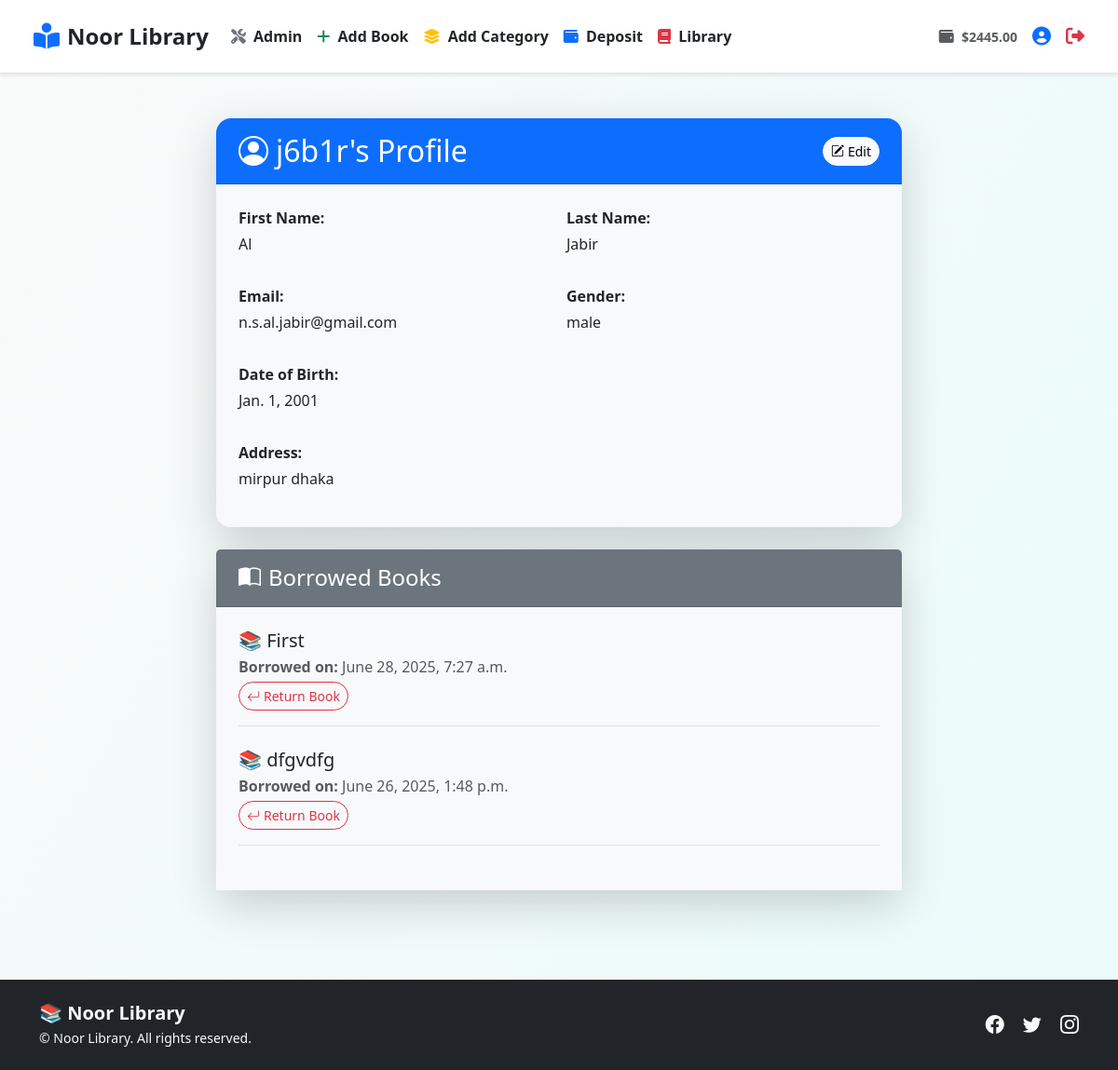
/profile/ (signed in), run on the app's committed database.
### Accounts/models.py (models this page shows, shortened)
class UserAccount(models.Model):
    user = models.OneToOneField(User, on_delete=models.CASCADE, related_name="account")
    balance = models.DecimalField(max_digits=10, decimal_places=2, default=0.00)
    gender = models.CharField(max_length=10, choices=GENDER_CHOICES)
    date_of_birth = models.DateField(null=True, blank=True)
    address = models.TextField(null=True, blank=True)

### Book/models.py (models this page shows, shortened)
class Purchase(models.Model):
    book = models.ForeignKey(
        Book, on_delete=models.CASCADE, related_name="purchases_book"
    )
    user = models.ForeignKey(
        User, on_delete=models.CASCADE, related_name="purchases_user"
    )
    purchase_date = models.DateTimeField(auto_now_add=True)

class Book(models.Model):
    title = models.CharField(max_length=200)
    author = models.CharField(max_length=100)
    pages = models.PositiveIntegerField()
    cover_image = models.ImageField(upload_to="covers/", blank=True, null=True)
    description = models.TextField(blank=True, null=True)
    price = models.DecimalField(max_digits=5, decimal_places=2)
    category = models.ForeignKey(
        Category, on_delete=models.CASCADE, related_name="books"
    )
    available_copies = models.PositiveIntegerField(default=0, blank=True, null=True)

### Accounts/views.py (the view)
# urls.py: path("profile/", UserProfileView.as_view(), name="profile"),
class UserProfileView(View):
    template_name = "accounts/profile.html"
    title = "Profile"
    def get(self, request):
        if not request.user.is_authenticated:
            return redirect("login")
        purchases = Purchase.objects.filter(user=request.user).order_by(
            "-purchase_date"
        )
        return render(
            request, self.template_name, {"user": request.user, "purchases": purchases}
        )

### Accounts/templates/accounts/profile.html (shortened to what this page needs)
{% extends "base.html" %}
{% load crispy_forms_tags %}
{% block content %}
<div class="container py-5">
  <div class="row justify-content-center">
    <div class="col-lg-8">
      <div class="card shadow-lg border-0 rounded-4 mb-4 overflow-hidden">
        <div class="card-header bg-primary text-white d-flex justify-content-between align-items-center py-3 px-4">
          <h2 class="mb-0">
            <i class="bi bi-person-circle me-2"></i>{{ user.username }}'s Profile
          </h2>
          <a href="{% url 'update_profile' %}" class="btn btn-light btn-sm rounded-pill">
            <i class="bi bi-pencil-square me-1"></i>Edit
          </a>
        </div>
        <div class="card-body bg-light p-4">
          <div class="row">
            <div class="col-md-12">
              <div class="row g-3">
                <div class="col-md-6">
                  <p class="mb-1"><strong>First Name:</strong></p>
                  <p>{{ user.first_name }}</p>
                </div>
                <div class="col-md-6">
                  <p class="mb-1"><strong>Last Name:</strong></p>
                  <p>{{ user.last_name }}</p>
                </div>
                <div class="col-md-6">
                  <p class="mb-1"><strong>Email:</strong></p>
                  <p>{{ user.email }}</p>
                </div>
                <div class="col-md-6">
                  <p class="mb-1"><strong>Gender:</strong></p>
                  <p>{{ user.account.gender }}</p>
                </div>
                <div class="col-md-6">
                  <p class="mb-1"><strong>Date of Birth:</strong></p>
                  <p>{{ user.account.date_of_birth }}</p>
                </div>
                <div class="col-md-12">
                  <p class="mb-1"><strong>Address:</strong></p>
                  <p>{{ user.account.address }}</p>
                </div>
              </div>
            </div>
          </div>
        </div>
      </div>
      {% if purchases %}
      <div class="card shadow-lg border-0 rounded-4">
        <div class="card-header bg-secondary text-white py-3 px-4">
          <h4 class="mb-0">
            <i class="bi bi-book-half me-2"></i>Borrowed Books
          </h4>
        </div>
        <div class="card-body bg-light p-4">
          {% for purchase in purchases %}
          <div class="mb-4 pb-3 border-bottom">
            <h5 class="mb-1">📚 {{ purchase.book.title }}</h5>
            <p class="mb-1 text-muted"><strong>Borrowed on:</strong> {{ purchase.purchase_date }}</p>
            <a href="{% url 'return_book' purchase.book.id %}" class="btn btn-outline-danger btn-sm rounded-pill">
              <i class="bi bi-arrow-return-left me-1"></i>Return Book
            </a>
          </div>
          {% endfor %}
        </div>
      </div>
      {% else %}
      <div class="alert alert-info text-center mt-4" role="alert">
        <i class="bi bi-emoji-frown me-2"></i>No books borrowed yet.
      </div>
      {% endif %}
    </div>
  </div>
</div>
{% endblock %}

### core/templates/navbar.html (shortened to what this page needs)
<nav class="navbar navbar-expand-lg bg-white shadow-sm sticky-top border-bottom py-3 px-3 px-md-4">
  <div class="container-fluid">
    <a class="navbar-brand d-flex align-items-center fw-bold text-dark fs-4" href="{% url 'home' %}">
      <i class="fa-solid fa-book-open-reader text-primary me-2 fs-3"></i>
      <span>Noor Library</span>
    </a>
    <div class="collapse navbar-collapse" id="navbarSupportedContent">
      {% if request.user.is_authenticated %}
      <ul class="navbar-nav me-auto mb-2 mb-lg-0">
        {% if request.user.is_superuser %}
        <li class="nav-item">
          <a class="nav-link fw-semibold text-dark" href="/admin/">
            <i class="fa fa-tools me-1 text-secondary"></i> Admin
          </a>
        </li>
        <li class="nav-item">
          <a class="nav-link fw-semibold text-dark" href="{% url 'add_book' %}">
            <i class="fa fa-plus me-1 text-success"></i> Add Book
          </a>
        </li>
        <li class="nav-item">
          <a class="nav-link fw-semibold text-dark" href="{% url 'add_category' %}">
            <i class="fa fa-layer-group me-1 text-warning"></i> Add Category
          </a>
        </li>
        {% endif %}
        <li class="nav-item">
          <a class="nav-link fw-semibold text-dark" href="{% url 'deposit_money' %}">
            <i class="fa fa-wallet me-1 text-primary"></i> Deposit
          </a>
        </li>
        <li class="nav-item">
          <a class="nav-link fw-semibold text-dark" href="{% url 'all_books' %}">
            <i class="fa fa-book me-1 text-danger"></i> Library
          </a>
        </li>
      </ul>
      <div class="d-flex align-items-center gap-3">
        <span class="navbar-text fw-semibold text-dark d-none d-md-block">
          <i class="fa-solid fa-wallet me-1 text-muted"></i>
          <small class="text-muted">${{ request.user.account.balance }}</small>
        </span>
        {% if request.path == '/accounts/profile/' %}
        <a href="{% url 'update_profile' %}" class="text-warning fs-5" title="Edit Profile">
          <i class="fas fa-user-edit"></i>
        </a>
        {% else %}
        <a href="{% url 'profile' %}" class="text-primary fs-5" title="Profile">
          <i class="fas fa-user-circle"></i>
        </a>
        {% endif %}
        <a href="{% url 'logout' %}" class="text-danger fs-5" title="Logout">
          <i class="fas fa-sign-out-alt"></i>
        </a>
      </div>
      {% else %}
      <div class="ms-auto d-flex gap-2">
        <a href="{% url 'login' %}" class="btn btn-outline-primary rounded-pill px-3">Login</a>
        <a href="{% url 'register' %}" class="btn btn-primary rounded-pill px-3">Sign Up</a>
      </div>
      {% endif %}
    </div>
  </div>
</nav>

### core/templates/base.html (style rules this page uses)
body { background: linear-gradient(120deg, #f9f9f9, #eafcfb); color: #2e2e2e; font-family: 'Segoe UI', 'Helvetica Neue', sans-serif; }

### data on the page
Purchase: book "First", purchase_date "June 28, 2025, 7:27 a.m."
Purchase: book "dfgvdfg", purchase_date "June 26, 2025, 1:48 p.m."

### other printed values
{{ request.user.account.balance }} "2445.00"
{{ user.username }} "j6b1r"
{{ user.first_name }} "Al"
{{ user.last_name }} "Jabir"
{{ user.email }} "n.s.al.jabir@gmail.com"
{{ user.account.gender }} "male"
{{ user.account.date_of_birth }} "Jan. 1, 2001"
{{ user.account.address }} "mirpur dhaka"
